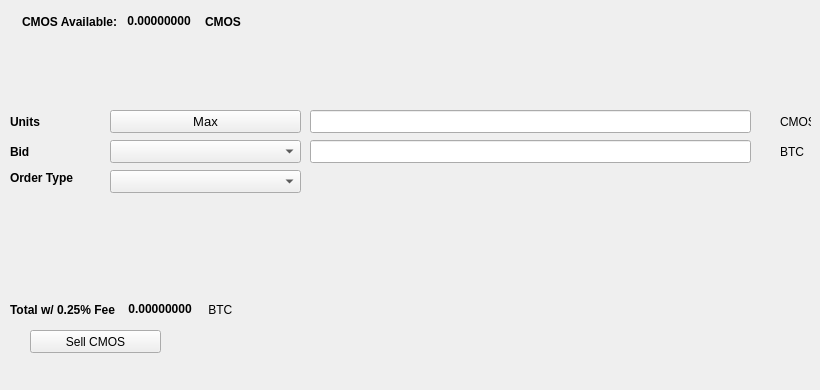
   <widget class="QWidget" name="SellTab">
    <attribute name="title">
     <string>Sell</string>
    </attribute>
    <widget class="QLabel" name="label_16">
     <property name="geometry">
      <rect>
       <x>780</x>
       <y>140</y>
       <width>31</width>
       <height>23</height>
      </rect>
     </property>
     <property name="text">
      <string>BTC</string>
     </property>
    </widget>
    <widget class="QComboBox" name="SellBidcomboBox">
     <property name="geometry">
      <rect>
       <x>110</x>
       <y>140</y>
       <width>191</width>
       <height>23</height>
      </rect>
     </property>
     <property name="font">
      <font>
       <pointsize>10</pointsize>
      </font>
     </property>
    </widget>
    <widget class="QLabel" name="label_18">
     <property name="geometry">
      <rect>
       <x>10</x>
       <y>110</y>
       <width>46</width>
       <height>23</height>
      </rect>
     </property>
     <property name="font">
      <font>
       <weight>75</weight>
       <bold>true</bold>
      </font>
     </property>
     <property name="text">
      <string>Units</string>
     </property>
    </widget>
    <widget class="QPushButton" name="Sell_Max_Amount">
     <property name="geometry">
      <rect>
       <x>110</x>
       <y>110</y>
       <width>191</width>
       <height>23</height>
      </rect>
     </property>
     <property name="font">
      <font>
       <pointsize>10</pointsize>
      </font>
     </property>
     <property name="text">
      <string>Max</string>
     </property>
    </widget>
    <widget class="QLabel" name="label_20">
     <property name="geometry">
      <rect>
       <x>10</x>
       <y>170</y>
       <width>91</width>
       <height>16</height>
      </rect>
     </property>
     <property name="font">
      <font>
       <weight>75</weight>
       <bold>true</bold>
      </font>
     </property>
     <property name="text">
      <string>Order Type</string>
     </property>
    </widget>
    <widget class="QComboBox" name="SellOrdertypeCombo">
     <property name="geometry">
      <rect>
       <x>110</x>
       <y>170</y>
       <width>191</width>
       <height>23</height>
      </rect>
     </property>
     <property name="font">
      <font>
       <pointsize>10</pointsize>
      </font>
     </property>
    </widget>
    <widget class="QLabel" name="label_21">
     <property name="geometry">
      <rect>
       <x>10</x>
       <y>140</y>
       <width>46</width>
       <height>23</height>
      </rect>
     </property>
     <property name="font">
      <font>
       <weight>75</weight>
       <bold>true</bold>
      </font>
     </property>
     <property name="text">
      <string>Bid</string>
     </property>
    </widget>
    <widget class="QLabel" name="label_22">
     <property name="geometry">
      <rect>
       <x>780</x>
       <y>110</y>
       <width>31</width>
       <height>23</height>
      </rect>
     </property>
     <property name="text">
      <string>CMOS</string>
     </property>
    </widget>
    <widget class="QLineEdit" name="UnitsInputCMOS">
     <property name="geometry">
      <rect>
       <x>310</x>
       <y>110</y>
       <width>441</width>
       <height>23</height>
      </rect>
     </property>
     <property name="font">
      <font>
       <pointsize>9</pointsize>
       <weight>75</weight>
       <bold>true</bold>
      </font>
     </property>
    </widget>
    <widget class="QLineEdit" name="SellBidPriceEdit">
     <property name="geometry">
      <rect>
       <x>310</x>
       <y>140</y>
       <width>441</width>
       <height>23</height>
      </rect>
     </property>
     <property name="font">
      <font>
       <pointsize>9</pointsize>
       <weight>75</weight>
       <bold>true</bold>
      </font>
     </property>
    </widget>
    <widget class="QPushButton" name="SellCMOSBTN">
     <property name="geometry">
      <rect>
       <x>30</x>
       <y>330</y>
       <width>131</width>
       <height>23</height>
      </rect>
     </property>
     <property name="text">
      <string>Sell CMOS</string>
     </property>
     <property name="icon">
      <iconset resource="../cmos">
       <normaloff>:/icons/bitcoin</normaloff>:/icons/bitcoin</iconset>
     </property>
    </widget>
    <widget class="QWidget" name="layoutWidget3">
     <property name="geometry">
      <rect>
       <x>22</x>
       <y>12</y>
       <width>258</width>
       <height>19</height>
      </rect>
     </property>
     <layout class="QHBoxLayout" name="horizontalLayout">
      <item>
       <widget class="QLabel" name="label232_2">
        <property name="font">
         <font>
          <weight>75</weight>
          <bold>true</bold>
         </font>
        </property>
        <property name="text">
         <string>CMOS Available:</string>
        </property>
       </widget>
      </item>
      <item>
       <widget class="QLabel" name="CMOSAvailableLabel">
        <property name="palette">
         <palette>
          <active>
           <colorrole role="WindowText">
            <brush brushstyle="SolidPattern">
             <color alpha="255">
              <red>0</red>
              <green>0</green>
              <blue>0</blue>
             </color>
            </brush>
           </colorrole>
           <colorrole role="Button">
            <brush brushstyle="SolidPattern">
             <color alpha="255">
              <red>0</red>
              <green>170</green>
              <blue>0</blue>
             </color>
            </brush>
           </colorrole>
           <colorrole role="Light">
            <brush brushstyle="SolidPattern">
             <color alpha="255">
              <red>0</red>
              <green>255</green>
              <blue>0</blue>
             </color>
            </brush>
           </colorrole>
           <colorrole role="Midlight">
            <brush brushstyle="SolidPattern">
             <color alpha="255">
              <red>0</red>
              <green>212</green>
              <blue>0</blue>
             </color>
            </brush>
           </colorrole>
           <colorrole role="Dark">
            <brush brushstyle="SolidPattern">
             <color alpha="255">
              <red>0</red>
              <green>85</green>
              <blue>0</blue>
             </color>
            </brush>
           </colorrole>
           <colorrole role="Mid">
            <brush brushstyle="SolidPattern">
             <color alpha="255">
              <red>0</red>
              <green>113</green>
              <blue>0</blue>
             </color>
            </brush>
           </colorrole>
           <colorrole role="Text">
            <brush brushstyle="SolidPattern">
             <color alpha="255">
              <red>0</red>
              <green>170</green>
              <blue>0</blue>
             </color>
            </brush>
           </colorrole>
           <colorrole role="BrightText">
            <brush brushstyle="SolidPattern">
             <color alpha="255">
              <red>255</red>
              <green>255</green>
              <blue>255</blue>
             </color>
            </brush>
           </colorrole>
           <colorrole role="ButtonText">
            <brush brushstyle="SolidPattern">
             <color alpha="255">
              <red>0</red>
              <green>0</green>
              <blue>0</blue>
             </color>
            </brush>
           </colorrole>
           <colorrole role="Base">
            <brush brushstyle="SolidPattern">
             <color alpha="255">
              <red>255</red>
              <green>255</green>
              <blue>255</blue>
             </color>
            </brush>
           </colorrole>
           <colorrole role="Window">
            <brush brushstyle="SolidPattern">
             <color alpha="255">
              <red>0</red>
              <green>170</green>
              <blue>0</blue>
             </color>
            </brush>
           </colorrole>
           <colorrole role="Shadow">
            <brush brushstyle="SolidPattern">
             <color alpha="255">
              <red>0</red>
              <green>0</green>
              <blue>0</blue>
             </color>
            </brush>
           </colorrole>
           <colorrole role="AlternateBase">
            <brush brushstyle="SolidPattern">
             <color alpha="255">
              <red>127</red>
              <green>212</green>
              <blue>127</blue>
             </color>
            </brush>
           </colorrole>
           <colorrole role="ToolTipBase">
            <brush brushstyle="SolidPattern">
             <color alpha="255">
              <red>255</red>
              <green>255</green>
              <blue>220</blue>
             </color>
            </brush>
           </colorrole>
           <colorrole role="ToolTipText">
            <brush brushstyle="SolidPattern">
             <color alpha="255">
              <red>0</red>
              <green>0</green>
              <blue>0</blue>
             </color>
            </brush>
           </colorrole>
          </active>
          <inactive>
           <colorrole role="WindowText">
            <brush brushstyle="SolidPattern">
             <color alpha="255">
              <red>0</red>
              <green>0</green>
              <blue>0</blue>
             </color>
            </brush>
           </colorrole>
           <colorrole role="Button">
            <brush brushstyle="SolidPattern">
             <color alpha="255">
              <red>0</red>
              <green>170</green>
              <blue>0</blue>
             </color>
            </brush>
           </colorrole>
           <colorrole role="Light">
            <brush brushstyle="SolidPattern">
             <color alpha="255">
              <red>0</red>
              <green>255</green>
              <blue>0</blue>
             </color>
            </brush>
           </colorrole>
           <colorrole role="Midlight">
            <brush brushstyle="SolidPattern">
             <color alpha="255">
              <red>0</red>
              <green>212</green>
              <blue>0</blue>
             </color>
            </brush>
           </colorrole>
           <colorrole role="Dark">
            <brush brushstyle="SolidPattern">
             <color alpha="255">
              <red>0</red>
              <green>85</green>
              <blue>0</blue>
             </color>
            </brush>
           </colorrole>
           <colorrole role="Mid">
            <brush brushstyle="SolidPattern">
             <color alpha="255">
              <red>0</red>
              <green>113</green>
              <blue>0</blue>
             </color>
            </brush>
           </colorrole>
           <colorrole role="Text">
            <brush brushstyle="SolidPattern">
             <color alpha="255">
              <red>0</red>
              <green>170</green>
              <blue>0</blue>
             </color>
            </brush>
           </colorrole>
           <colorrole role="BrightText">
            <brush brushstyle="SolidPattern">
             <color alpha="255">
              <red>255</red>
              <green>255</green>
              <blue>255</blue>
             </color>
            </brush>
           </colorrole>
           <colorrole role="ButtonText">
            <brush brushstyle="SolidPattern">
             <color alpha="255">
              <red>0</red>
              <green>0</green>
              <blue>0</blue>
             </color>
            </brush>
           </colorrole>
           <colorrole role="Base">
            <brush brushstyle="SolidPattern">
             <color alpha="255">
              <red>255</red>
              <green>255</green>
              <blue>255</blue>
             </color>
            </brush>
           </colorrole>
           <colorrole role="Window">
            <brush brushstyle="SolidPattern">
             <color alpha="255">
              <red>0</red>
              <green>170</green>
              <blue>0</blue>
             </color>
            </brush>
           </colorrole>
           <colorrole role="Shadow">
            <brush brushstyle="SolidPattern">
             <color alpha="255">
              <red>0</red>
              <green>0</green>
              <blue>0</blue>
             </color>
            </brush>
           </colorrole>
           <colorrole role="AlternateBase">
            <brush brushstyle="SolidPattern">
             <color alpha="255">
              <red>127</red>
              <green>212</green>
              <blue>127</blue>
             </color>
            </brush>
           </colorrole>
           <colorrole role="ToolTipBase">
            <brush brushstyle="SolidPattern">
             <color alpha="255">
              <red>255</red>
              <green>255</green>
              <blue>220</blue>
             </color>
            </brush>
           </colorrole>
           <colorrole role="ToolTipText">
            <brush brushstyle="SolidPattern">
             <color alpha="255">
              <red>0</red>
              <green>0</green>
              <blue>0</blue>
             </color>
            </brush>
           </colorrole>
          </inactive>
          <disabled>
           <colorrole role="WindowText">
            <brush brushstyle="SolidPattern">
             <color alpha="255">
              <red>0</red>
              <green>85</green>
              <blue>0</blue>
             </color>
            </brush>
           </colorrole>
           <colorrole role="Button">
            <brush brushstyle="SolidPattern">
             <color alpha="255">
              <red>0</red>
              <green>170</green>
              <blue>0</blue>
             </color>
            </brush>
           </colorrole>
           <colorrole role="Light">
            <brush brushstyle="SolidPattern">
             <color alpha="255">
              <red>0</red>
              <green>255</green>
              <blue>0</blue>
             </color>
            </brush>
           </colorrole>
           <colorrole role="Midlight">
            <brush brushstyle="SolidPattern">
             <color alpha="255">
              <red>0</red>
              <green>212</green>
              <blue>0</blue>
             </color>
            </brush>
           </colorrole>
           <colorrole role="Dark">
            <brush brushstyle="SolidPattern">
             <color alpha="255">
              <red>0</red>
              <green>85</green>
              <blue>0</blue>
             </color>
            </brush>
           </colorrole>
           <colorrole role="Mid">
            <brush brushstyle="SolidPattern">
             <color alpha="255">
              <red>0</red>
              <green>113</green>
              <blue>0</blue>
             </color>
            </brush>
           </colorrole>
           <colorrole role="Text">
            <brush brushstyle="SolidPattern">
             <color alpha="255">
              <red>0</red>
              <green>85</green>
              <blue>0</blue>
             </color>
            </brush>
           </colorrole>
           <colorrole role="BrightText">
            <brush brushstyle="SolidPattern">
             <color alpha="255">
              <red>255</red>
              <green>255</green>
              <blue>255</blue>
             </color>
            </brush>
           </colorrole>
           <colorrole role="ButtonText">
            <brush brushstyle="SolidPattern">
             <color alpha="255">
              <red>0</red>
              <green>85</green>
              <blue>0</blue>
             </color>
            </brush>
           </colorrole>
           <colorrole role="Base">
            <brush brushstyle="SolidPattern">
             <color alpha="255">
              <red>0</red>
              <green>170</green>
              <blue>0</blue>
             </color>
            </brush>
           </colorrole>
           <colorrole role="Window">
            <brush brushstyle="SolidPattern">
             <color alpha="255">
              <red>0</red>
              <green>170</green>
              <blue>0</blue>
             </color>
            </brush>
           </colorrole>
           <colorrole role="Shadow">
            <brush brushstyle="SolidPattern">
             <color alpha="255">
              <red>0</red>
              <green>0</green>
              <blue>0</blue>
             </color>
            </brush>
           </colorrole>
           <colorrole role="AlternateBase">
            <brush brushstyle="SolidPattern">
             <color alpha="255">
              <red>0</red>
              <green>170</green>
              <blue>0</blue>
             </color>
            </brush>
           </colorrole>
           <colorrole role="ToolTipBase">
            <brush brushstyle="SolidPattern">
             <color alpha="255">
              <red>255</red>
              <green>255</green>
              <blue>220</blue>
             </color>
            </brush>
           </colorrole>
           <colorrole role="ToolTipText">
            <brush brushstyle="SolidPattern">
             <color alpha="255">
              <red>0</red>
              <green>0</green>
              <blue>0</blue>
             </color>
            </brush>
           </colorrole>
          </disabled>
         </palette>
        </property>
        <property name="font">
         <font>
          <weight>75</weight>
          <bold>true</bold>
         </font>
        </property>
        <property name="text">
         <string> 0.00000000 </string>
        </property>
        <property name="textInteractionFlags">
         <set>Qt::LinksAccessibleByMouse|Qt::TextSelectableByKeyboard|Qt::TextSelectableByMouse</set>
        </property>
       </widget>
      </item>
      <item>
       <widget class="QLabel" name="labelCMOS">
        <property name="font">
         <font>
          <weight>75</weight>
          <bold>true</bold>
         </font>
        </property>
        <property name="text">
         <string>CMOS</string>
        </property>
       </widget>
      </item>
     </layout>
    </widget>
    <widget class="QWidget" name="layoutWidget">
     <property name="geometry">
      <rect>
       <x>10</x>
       <y>300</y>
       <width>268</width>
       <height>19</height>
      </rect>
     </property>
     <layout class="QHBoxLayout" name="horizontalLayout_2">
      <item>
       <widget class="QLabel" name="label_19">
        <property name="font">
         <font>
          <weight>75</weight>
          <bold>true</bold>
         </font>
        </property>
        <property name="text">
         <string>Total w/ 0.25% Fee </string>
        </property>
       </widget>
      </item>
      <item>
       <widget class="QLabel" name="SellCostLabel">
        <property name="palette">
         <palette>
          <active>
           <colorrole role="WindowText">
            <brush brushstyle="SolidPattern">
             <color alpha="255">
              <red>0</red>
              <green>0</green>
              <blue>0</blue>
             </color>
            </brush>
           </colorrole>
           <colorrole role="Button">
            <brush brushstyle="SolidPattern">
             <color alpha="255">
              <red>0</red>
              <green>170</green>
              <blue>0</blue>
             </color>
            </brush>
           </colorrole>
           <colorrole role="Light">
            <brush brushstyle="SolidPattern">
             <color alpha="255">
              <red>0</red>
              <green>255</green>
              <blue>0</blue>
             </color>
            </brush>
           </colorrole>
           <colorrole role="Midlight">
            <brush brushstyle="SolidPattern">
             <color alpha="255">
              <red>0</red>
              <green>212</green>
              <blue>0</blue>
             </color>
            </brush>
           </colorrole>
           <colorrole role="Dark">
            <brush brushstyle="SolidPattern">
             <color alpha="255">
              <red>0</red>
              <green>85</green>
              <blue>0</blue>
             </color>
            </brush>
           </colorrole>
           <colorrole role="Mid">
            <brush brushstyle="SolidPattern">
             <color alpha="255">
              <red>0</red>
              <green>113</green>
              <blue>0</blue>
             </color>
            </brush>
           </colorrole>
           <colorrole role="Text">
            <brush brushstyle="SolidPattern">
             <color alpha="255">
              <red>0</red>
              <green>170</green>
              <blue>0</blue>
             </color>
            </brush>
           </colorrole>
           <colorrole role="BrightText">
            <brush brushstyle="SolidPattern">
             <color alpha="255">
              <red>255</red>
              <green>255</green>
              <blue>255</blue>
             </color>
            </brush>
           </colorrole>
           <colorrole role="ButtonText">
            <brush brushstyle="SolidPattern">
             <color alpha="255">
              <red>0</red>
              <green>0</green>
              <blue>0</blue>
             </color>
            </brush>
           </colorrole>
           <colorrole role="Base">
            <brush brushstyle="SolidPattern">
             <color alpha="255">
              <red>255</red>
              <green>255</green>
              <blue>255</blue>
             </color>
            </brush>
           </colorrole>
           <colorrole role="Window">
            <brush brushstyle="SolidPattern">
             <color alpha="255">
              <red>0</red>
              <green>170</green>
              <blue>0</blue>
             </color>
            </brush>
           </colorrole>
           <colorrole role="Shadow">
            <brush brushstyle="SolidPattern">
             <color alpha="255">
              <red>0</red>
              <green>0</green>
              <blue>0</blue>
             </color>
            </brush>
           </colorrole>
           <colorrole role="AlternateBase">
            <brush brushstyle="SolidPattern">
             <color alpha="255">
              <red>127</red>
              <green>212</green>
              <blue>127</blue>
             </color>
            </brush>
           </colorrole>
           <colorrole role="ToolTipBase">
            <brush brushstyle="SolidPattern">
             <color alpha="255">
              <red>255</red>
              <green>255</green>
              <blue>220</blue>
             </color>
            </brush>
           </colorrole>
           <colorrole role="ToolTipText">
            <brush brushstyle="SolidPattern">
             <color alpha="255">
              <red>0</red>
              <green>0</green>
              <blue>0</blue>
             </color>
            </brush>
           </colorrole>
          </active>
          <inactive>
           <colorrole role="WindowText">
            <brush brushstyle="SolidPattern">
             <color alpha="255">
              <red>0</red>
              <green>0</green>
              <blue>0</blue>
             </color>
            </brush>
           </colorrole>
           <colorrole role="Button">
            <brush brushstyle="SolidPattern">
             <color alpha="255">
              <red>0</red>
              <green>170</green>
              <blue>0</blue>
             </color>
            </brush>
           </colorrole>
           <colorrole role="Light">
            <brush brushstyle="SolidPattern">
             <color alpha="255">
              <red>0</red>
              <green>255</green>
              <blue>0</blue>
             </color>
            </brush>
           </colorrole>
           <colorrole role="Midlight">
            <brush brushstyle="SolidPattern">
             <color alpha="255">
              <red>0</red>
              <green>212</green>
              <blue>0</blue>
             </color>
            </brush>
           </colorrole>
           <colorrole role="Dark">
            <brush brushstyle="SolidPattern">
             <color alpha="255">
              <red>0</red>
              <green>85</green>
              <blue>0</blue>
             </color>
            </brush>
           </colorrole>
           <colorrole role="Mid">
            <brush brushstyle="SolidPattern">
             <color alpha="255">
              <red>0</red>
              <green>113</green>
              <blue>0</blue>
             </color>
            </brush>
           </colorrole>
           <colorrole role="Text">
            <brush brushstyle="SolidPattern">
             <color alpha="255">
              <red>0</red>
              <green>170</green>
              <blue>0</blue>
             </color>
            </brush>
           </colorrole>
           <colorrole role="BrightText">
            <brush brushstyle="SolidPattern">
             <color alpha="255">
              <red>255</red>
              <green>255</green>
              <blue>255</blue>
             </color>
            </brush>
           </colorrole>
           <colorrole role="ButtonText">
            <brush brushstyle="SolidPattern">
             <color alpha="255">
              <red>0</red>
              <green>0</green>
              <blue>0</blue>
             </color>
            </brush>
           </colorrole>
           <colorrole role="Base">
            <brush brushstyle="SolidPattern">
             <color alpha="255">
              <red>255</red>
              <green>255</green>
              <blue>255</blue>
             </color>
            </brush>
           </colorrole>
           <colorrole role="Window">
            <brush brushstyle="SolidPattern">
             <color alpha="255">
              <red>0</red>
              <green>170</green>
              <blue>0</blue>
             </color>
            </brush>
           </colorrole>
           <colorrole role="Shadow">
            <brush brushstyle="SolidPattern">
             <color alpha="255">
              <red>0</red>
              <green>0</green>
              <blue>0</blue>
             </color>
            </brush>
           </colorrole>
           <colorrole role="AlternateBase">
            <brush brushstyle="SolidPattern">
             <color alpha="255">
              <red>127</red>
              <green>212</green>
              <blue>127</blue>
             </color>
            </brush>
           </colorrole>
           <colorrole role="ToolTipBase">
            <brush brushstyle="SolidPattern">
             <color alpha="255">
              <red>255</red>
              <green>255</green>
              <blue>220</blue>
             </color>
            </brush>
           </colorrole>
           <colorrole role="ToolTipText">
            <brush brushstyle="SolidPattern">
             <color alpha="255">
              <red>0</red>
              <green>0</green>
              <blue>0</blue>
             </color>
            </brush>
           </colorrole>
          </inactive>
          <disabled>
           <colorrole role="WindowText">
            <brush brushstyle="SolidPattern">
             <color alpha="255">
              <red>0</red>
              <green>85</green>
              <blue>0</blue>
             </color>
            </brush>
           </colorrole>
           <colorrole role="Button">
            <brush brushstyle="SolidPattern">
             <color alpha="255">
              <red>0</red>
              <green>170</green>
              <blue>0</blue>
             </color>
            </brush>
           </colorrole>
           <colorrole role="Light">
            <brush brushstyle="SolidPattern">
             <color alpha="255">
              <red>0</red>
              <green>255</green>
              <blue>0</blue>
             </color>
            </brush>
           </colorrole>
           <colorrole role="Midlight">
            <brush brushstyle="SolidPattern">
             <color alpha="255">
              <red>0</red>
              <green>212</green>
              <blue>0</blue>
             </color>
            </brush>
           </colorrole>
           <colorrole role="Dark">
            <brush brushstyle="SolidPattern">
             <color alpha="255">
              <red>0</red>
              <green>85</green>
              <blue>0</blue>
             </color>
            </brush>
           </colorrole>
           <colorrole role="Mid">
            <brush brushstyle="SolidPattern">
             <color alpha="255">
              <red>0</red>
              <green>113</green>
              <blue>0</blue>
             </color>
            </brush>
           </colorrole>
           <colorrole role="Text">
            <brush brushstyle="SolidPattern">
             <color alpha="255">
              <red>0</red>
              <green>85</green>
              <blue>0</blue>
             </color>
            </brush>
           </colorrole>
           <colorrole role="BrightText">
            <brush brushstyle="SolidPattern">
             <color alpha="255">
              <red>255</red>
              <green>255</green>
              <blue>255</blue>
             </color>
            </brush>
           </colorrole>
           <colorrole role="ButtonText">
            <brush brushstyle="SolidPattern">
             <color alpha="255">
              <red>0</red>
              <green>85</green>
              <blue>0</blue>
             </color>
            </brush>
           </colorrole>
           <colorrole role="Base">
            <brush brushstyle="SolidPattern">
             <color alpha="255">
              <red>0</red>
              <green>170</green>
              <blue>0</blue>
             </color>
            </brush>
           </colorrole>
           <colorrole role="Window">
            <brush brushstyle="SolidPattern">
             <color alpha="255">
              <red>0</red>
              <green>170</green>
              <blue>0</blue>
             </color>
            </brush>
           </colorrole>
           <colorrole role="Shadow">
            <brush brushstyle="SolidPattern">
             <color alpha="255">
              <red>0</red>
              <green>0</green>
              <blue>0</blue>
             </color>
            </brush>
           </colorrole>
           <colorrole role="AlternateBase">
            <brush brushstyle="SolidPattern">
             <color alpha="255">
              <red>0</red>
              <green>170</green>
              <blue>0</blue>
             </color>
            </brush>
           </colorrole>
           <colorrole role="ToolTipBase">
            <brush brushstyle="SolidPattern">
             <color alpha="255">
              <red>255</red>
              <green>255</green>
              <blue>220</blue>
             </color>
            </brush>
           </colorrole>
           <colorrole role="ToolTipText">
            <brush brushstyle="SolidPattern">
             <color alpha="255">
              <red>0</red>
              <green>0</green>
              <blue>0</blue>
             </color>
            </brush>
           </colorrole>
          </disabled>
         </palette>
        </property>
        <property name="font">
         <font>
          <weight>75</weight>
          <bold>true</bold>
         </font>
        </property>
        <property name="autoFillBackground">
         <bool>false</bool>
        </property>
        <property name="text">
         <string> 0.00000000</string>
        </property>
        <property name="textInteractionFlags">
         <set>Qt::LinksAccessibleByMouse|Qt::TextSelectableByMouse</set>
        </property>
       </widget>
      </item>
      <item>
       <widget class="QLabel" name="label_17">
        <property name="font">
         <font>
          <weight>50</weight>
          <bold>false</bold>
         </font>
        </property>
        <property name="text">
         <string> BTC</string>
        </property>
       </widget>
      </item>
     </layout>
    </widget>
    <widget class="QLabel" name="label_23">
     <property name="geometry">
      <rect>
       <x>460</x>
       <y>300</y>
       <width>281</width>
       <height>81</height>
      </rect>
     </property>
     <property name="text">
      <string/>
     </property>
     <property name="pixmap">
      <pixmap>:/images/bittrex</pixmap>
     </property>
    </widget>
   </widget>
